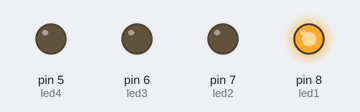
Recording of a program running on a simulated MicroPython board. Shown: output pins drawn as LEDs (lit = HIGH).

Above: at 0.2 s.
At 1.0 s:
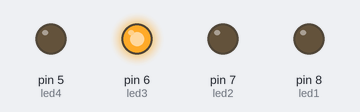
At 2.2 s:
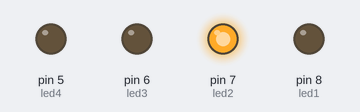
At 3.0 s:
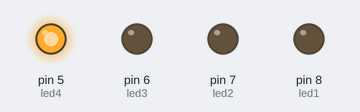
Timing chart, 0 to 3.7 s (numbered marks = the images above):
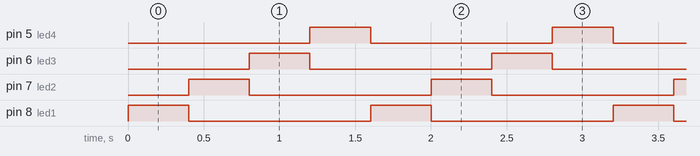

The program:

led_shitf.py
```python
from machine import Pin

class LED:
  LED1 = 1
  LED2 = 2
  LED3 = 4
  LED4 = 8
  def __init__(self):
    self.led1 = Pin('PA8', Pin.OUT, Pin.PULL_NONE)
    self.led2 = Pin('PA7', Pin.OUT, Pin.PULL_NONE)
    self.led3 = Pin('PA6', Pin.OUT, Pin.PULL_NONE)
    self.led4 = Pin('PA5', Pin.OUT, Pin.PULL_NONE)

  def out_bdigit(self, led_data):
    if (led_data & self.LED1) == 0:
      self.led1.low()
    else:
      self.led1.high()
    if (led_data & self.LED2) == 0:
      self.led2.low()
    else:
      self.led2.high()
    if (led_data & self.LED3) == 0:
      self.led3.low()
    else:
      self.led3.high()
    if (led_data & self.LED4) == 0:
      self.led4.low()
    else:
      self.led4.high()

def busy_wait():
  for _ in range(100000):
    pass

def main():
  led = LED()
  while True:
    led.out_bdigit(0x01)
    busy_wait()
    led.out_bdigit(0x02)
    busy_wait()
    led.out_bdigit(0x04)
    busy_wait()
    led.out_bdigit(0x08)
    busy_wait()

if __name__ == '__main__':
  main()
```

Measured:
- by itself, pin 5 (led4), pin 6 (led3), pin 7 (led2), pin 8 (led1): alternates HIGH for 0.40 s and LOW for 1.2 s
- by itself, everything shown: repeats every 1.6 s, in 4 steps
